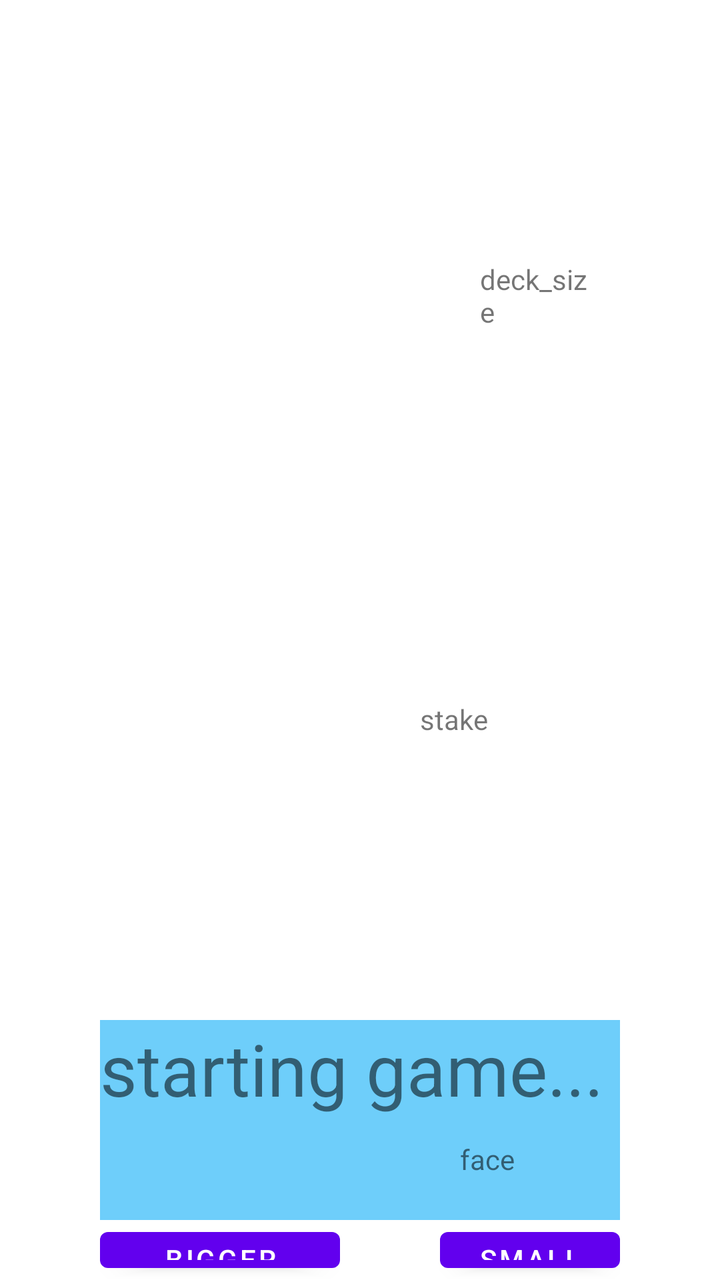
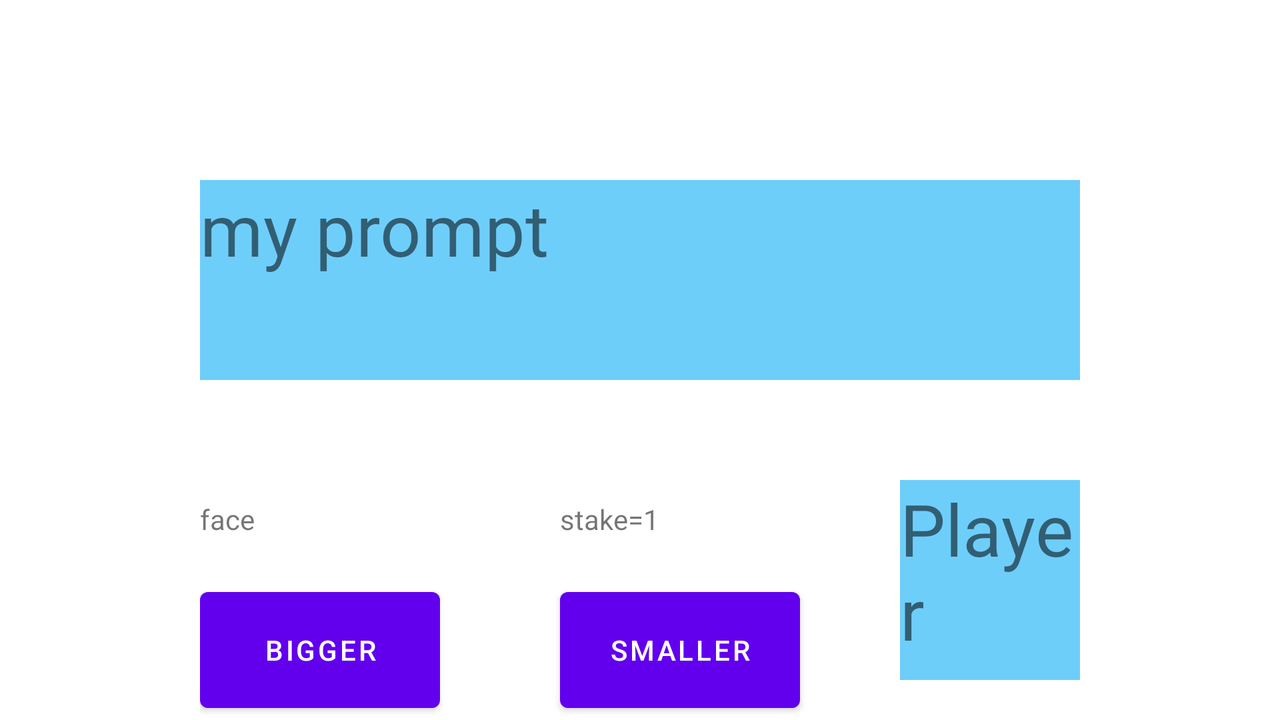

An Android layout and its configuration variant, each rendered on a device that would load it. The default file and the variant file are quoted in full after the pictures.
<!-- AndroidManifest.xml: application theme Theme.GuessTheWeight -->
<!-- res/layout/activity_main.xml -->
<?xml version="1.0" encoding="utf-8"?>
<RelativeLayout xmlns:android="http://schemas.android.com/apk/res/android"
    xmlns:app="http://schemas.android.com/apk/res-auto"
    xmlns:tools="http://schemas.android.com/tools"
    android:layout_width="match_parent"
    android:layout_height="match_parent"
    android:layout_marginTop="30dp"
    android:background="#FFFFFF"
    android:paddingLeft="50dp"
    android:paddingRight="50dp">
    <ImageView
        android:id="@+id/deck_img"
        android:layout_width="140dp"
        android:layout_height="160dp"
        android:contentDescription="deck"
        android:layout_marginLeft="50dp"
        android:src="@drawable/gray_back" />
    <TextView
        android:id="@+id/deck_size"
        android:layout_width="60dp"
        android:layout_height="60dp"
        android:layout_above="@id/stake3_img"
        android:layout_toRightOf="@id/deck_img"
        android:text="deck_size" />
    <ImageView
        android:id="@+id/drawn_img"
        android:layout_width="180dp"
        android:layout_height="220dp"
        android:layout_below="@id/stake4_img"
        android:contentDescription="deck"
        />

    <ImageView
        android:id="@+id/stake1_img"
        android:layout_width="80dp"
        android:layout_height="100dp"

        android:layout_below="@id/deck_img"

        android:contentDescription="stake"
         />
    <ImageView
        android:id="@+id/stake2_img"
        android:layout_width="80dp"
        android:layout_height="100dp"
        android:layout_marginLeft="40dp"
        android:layout_below="@id/deck_img"
        android:layout_alignLeft="@id/stake1_img"
        android:contentDescription="stake"
        />
    <ImageView
        android:id="@+id/stake3_img"
        android:layout_width="80dp"
        android:layout_height="100dp"
        android:layout_below="@id/deck_img"
        android:layout_marginLeft="40dp"
        android:layout_alignLeft="@id/stake2_img"
        android:contentDescription="stake"
        />
    <ImageView
        android:id="@+id/stake4_img"
        android:layout_width="80dp"
        android:layout_height="100dp"


        android:layout_below="@id/stake1_img"
        android:contentDescription="stake"
        />
    <ImageView
        android:id="@+id/stake5_img"
        android:layout_width="80dp"
        android:layout_height="100dp"
        android:layout_below="@id/stake2_img"
        android:layout_marginLeft="40dp"
        android:layout_alignLeft="@id/stake4_img"

        android:contentDescription="stake"
        />
    <ImageView
        android:id="@+id/stake6_img"
        android:layout_width="80dp"
        android:layout_height="100dp"
        android:layout_below="@id/stake2_img"
        android:layout_marginLeft="40dp"
        android:layout_alignLeft="@id/stake5_img"
        android:contentDescription="stake"
        />


    <Button
        android:id="@+id/bigger"
        android:layout_width="120dp"
        android:layout_height="80dp"
        android:layout_below="@id/drawn_img"
        android:text="bigger" />

    <Button
        android:id="@+id/smaller"
        android:layout_width="120dp"
        android:layout_height="80dp"
        android:layout_below="@id/drawn_img"
        android:layout_toRightOf="@id/bigger"
        android:layout_marginLeft="50dp"
        android:text="smaller" />
    <TextView
        android:id="@+id/guess_prompt"


        android:layout_width="2500dp"
        android:layout_height="100dp"
        android:layout_above="@id/bigger"
        android:background="#6ECEFA"

        android:textSize="36sp"
        android:text="starting game..." />


    <TextView
        android:id="@+id/stake_txt"
        android:layout_width="60dp"
        android:layout_height="40dp"
        android:layout_above="@id/drawn_img"

        android:layout_toRightOf="@id/stake6_img"
        android:text="stake" />

    <TextView
        android:id="@+id/face"
        android:layout_width="40dp"
        android:layout_height="40dp"
        android:layout_above="@id/smaller"
        android:layout_toRightOf="@id/drawn_img"
        android:text="face" />

    <TextView
        android:id="@+id/player"
        android:layout_width="2500dp"
        android:layout_height="100dp"





        android:layout_below="@id/bigger"
        android:background="#6ECEFA"
        android:text="Player"
        android:textSize="36sp" />

</RelativeLayout>
<!-- resources referenced by this layout -->
<resources>
  <style name="Theme.GuessTheWeight" parent="Theme.MaterialComponents.DayNight.DarkActionBar">
          
          <item name="colorPrimary">@color/purple_500</item>
          <item name="colorPrimaryVariant">@color/purple_700</item>
          <item name="colorOnPrimary">@color/white</item>
          
          <item name="colorSecondary">@color/teal_200</item>
          <item name="colorSecondaryVariant">@color/teal_700</item>
          <item name="colorOnSecondary">@color/black</item>
          
          <item name="android:statusBarColor" tools:targetApi="l">?attr/colorPrimaryVariant</item>
          
      </style>
</resources>
<!-- res/layout-land/activity_main.xml (the repository's variant of the layout above) -->
<!-- drawn on the phone turned sideways -->
<?xml version="1.0" encoding="utf-8"?>
<RelativeLayout xmlns:android="http://schemas.android.com/apk/res/android"
    xmlns:app="http://schemas.android.com/apk/res-auto"
    xmlns:tools="http://schemas.android.com/tools"
    android:layout_width="match_parent"
    android:layout_height="match_parent"
    android:layout_marginTop="30dp"
    android:background="#FFFFFF"
    android:paddingLeft="100dp"
    android:paddingRight="100dp">

    <ImageView
        android:id="@+id/drawn_img"
        android:layout_width="180dp"
        android:layout_height="220dp"

        android:contentDescription="deck"
        />

    <ImageView
        android:id="@+id/stake1_img"
        android:layout_width="80dp"
        android:layout_height="100dp"

        android:layout_marginLeft="20dp"
        android:layout_toRightOf="@id/drawn_img"

        android:contentDescription="stake"
         />
    <ImageView
        android:id="@+id/stake2_img"
        android:layout_width="80dp"
        android:layout_height="100dp"

        android:layout_marginLeft="50dp"
        android:layout_alignLeft="@id/stake1_img"

        android:contentDescription="stake"
        />
    <ImageView
        android:id="@+id/stake3_img"
        android:layout_width="80dp"
        android:layout_height="100dp"

        android:layout_marginLeft="50dp"
        android:layout_alignLeft="@id/stake2_img"

        android:contentDescription="stake"
        />
    <ImageView
        android:id="@+id/stake4_img"
        android:layout_width="80dp"
        android:layout_height="100dp"

        android:layout_marginLeft="20dp"
        android:layout_toRightOf="@id/drawn_img"
        android:layout_below="@id/stake1_img"
        android:contentDescription="stake"
        />
    <ImageView
        android:id="@+id/stake5_img"
        android:layout_width="80dp"
        android:layout_height="100dp"
        android:layout_below="@id/stake2_img"
        android:layout_marginLeft="50dp"
        android:layout_alignLeft="@id/stake4_img"

        android:contentDescription="stake"
        />
    <ImageView
        android:id="@+id/stake6_img"
        android:layout_width="80dp"
        android:layout_height="100dp"
        android:layout_below="@id/stake3_img"
        android:layout_marginLeft="50dp"
        android:layout_alignLeft="@id/stake5_img"

        android:contentDescription="stake"
        />
    <ImageView
        android:id="@+id/deck_img"
        android:layout_width="140dp"
        android:layout_height="160dp"

        android:layout_marginLeft="200dp"
        android:layout_toRightOf="@id/stake1_img"
        android:contentDescription="deck"
        android:src="@drawable/gray_back" />

    <Button
        android:id="@+id/bigger"
        android:layout_width="120dp"
        android:layout_height="80dp"
        android:layout_below="@id/face"
        android:text="bigger" />

    <Button
        android:id="@+id/smaller"
        android:layout_width="120dp"
        android:layout_height="80dp"
        android:layout_below="@id/face"
        android:layout_toRightOf="@id/drawn_img"
        android:text="smaller" />

    <TextView
        android:id="@+id/deck_size"
        android:layout_width="60dp"
        android:layout_height="60dp"
        android:layout_below="@id/deck_img"
        android:layout_marginLeft="220dp"
        android:layout_toRightOf="@id/stake1_img"
        android:text="deck_size=51" />
    <TextView
        android:id="@+id/guess_prompt"

        android:layout_above="@id/bigger"
        android:layout_width="2500dp"
        android:layout_height="100dp"
        android:layout_marginBottom="100dp"
        android:background="#6ECEFA"

        android:textSize="36sp"
        android:text="my prompt" />
    <TextView
        android:id="@+id/stake_txt"
        android:layout_width="60dp"
        android:layout_height="40dp"
        android:layout_above="@id/smaller"

        android:layout_toRightOf="@id/drawn_img"
        android:text="stake=1" />

    <TextView
        android:id="@+id/face"
        android:layout_width="40dp"
        android:layout_height="40dp"
        android:layout_below="@id/drawn_img"
        android:text="face" />

    <TextView
        android:id="@+id/player"
        android:layout_width="2500dp"
        android:layout_height="100dp"
        android:layout_below="@id/deck_img"
        android:layout_marginStart="50dp"
        android:layout_marginLeft="50dp"
        android:layout_marginTop="50dp"
        android:layout_toEndOf="@id/smaller"
        android:layout_toRightOf="@id/smaller"
        android:background="#6ECEFA"
        android:text="Player"
        android:textSize="36sp" />




</RelativeLayout>
